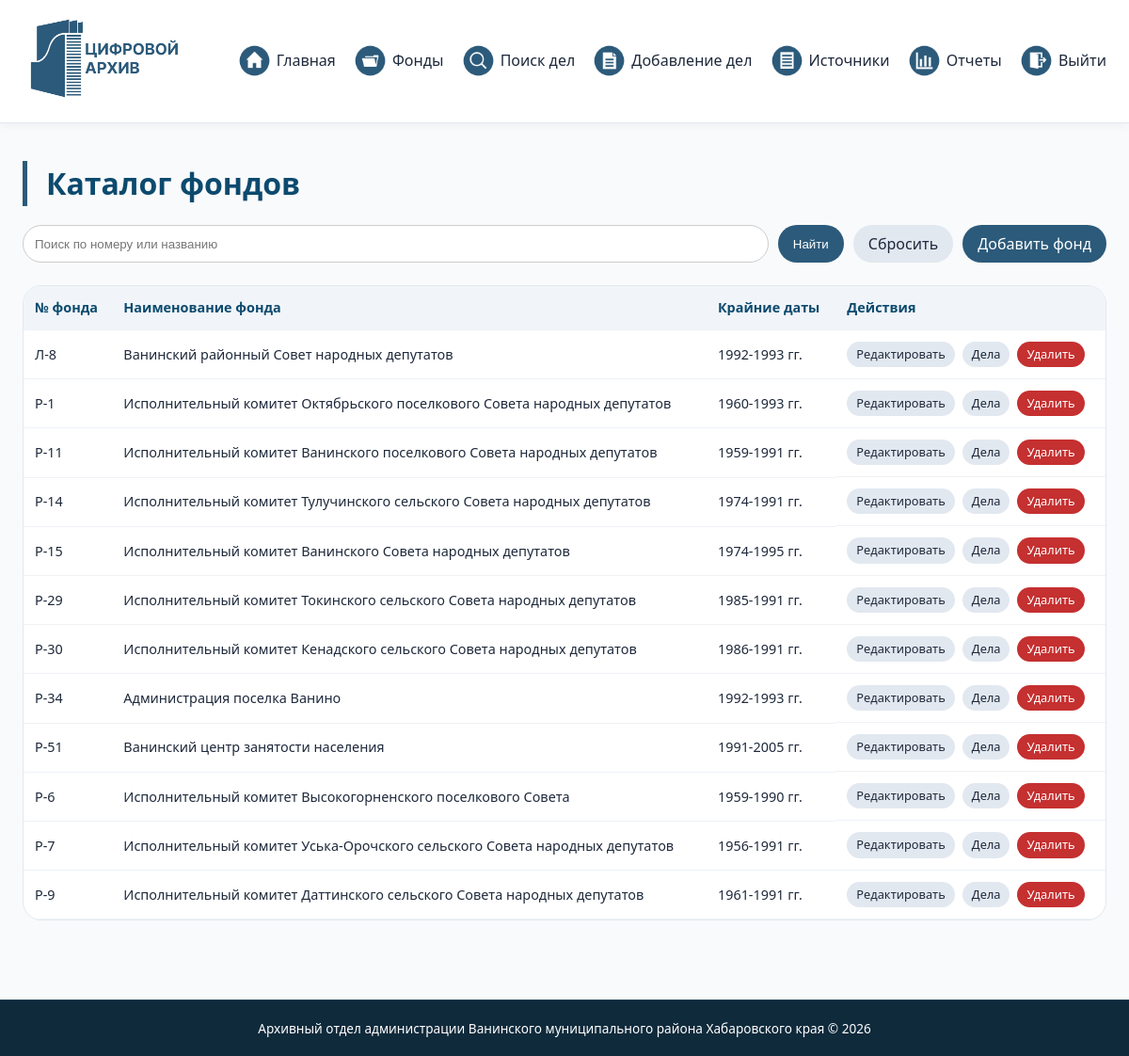
Screenshot of /funds.php (signed in) with the database file from the repository.
### tables this page shows
CREATE TABLE `funds` (
  `id` int(11) NOT NULL,
  `fund_number` varchar(20) NOT NULL,
  `fund_name` varchar(255) NOT NULL,
  `extreme_dates` varchar(50) DEFAULT NULL
);

### funds.php (the view, shortened to what this page needs)
<?php
require_once 'header.php';
$search = $_GET['search'] ?? '';
if ($search) {
    $stmt = $pdo->prepare("SELECT * FROM funds WHERE fund_number LIKE ? OR fund_name LIKE ? ORDER BY fund_number");
    $stmt->execute(["%$search%", "%$search%"]);
} else {
    $stmt = $pdo->query("SELECT * FROM funds ORDER BY fund_number");
}
$funds = $stmt->fetchAll();
?>
<h1>Каталог фондов</h1>
<div class="search-bar">
    <form method="get" style="display: flex; gap: 10px; width: 100%;">
        <input type="text" name="search" placeholder="Поиск по номеру или названию" value="<?= htmlspecialchars($search) ?>">
        <button type="submit" class="btn-primary">Найти</button>
        <a href="funds.php" class="btn-secondary">Сбросить</a>
        <a href="add_fund.php" class="btn-primary" style="margin-left: auto;">Добавить фонд</a>
    </form>
</div>
<div class="table-wrapper">
    <table class="data-table">
        <thead>
            <tr><th>№ фонда</th><th>Наименование фонда</th><th>Крайние даты</th><th>Действия</th></tr>
        </thead>
        <tbody>
            <?php foreach ($funds as $fund): ?>
            <tr>
                <td><?= htmlspecialchars($fund['fund_number']) ?></td>
                <td><?= htmlspecialchars($fund['fund_name']) ?></td>
                <td><?= htmlspecialchars($fund['extreme_dates']) ?></td>
                <td class="action-buttons">
                    <a href="edit_fund.php?id=<?= $fund['id'] ?>" class="btn-secondary btn-sm">Редактировать</a>
                    <a href="search_results.php?fund_id=<?= $fund['id'] ?>" class="btn-secondary btn-sm">Дела</a>
                    <a href="delete_fund.php?id=<?= $fund['id'] ?>" class="btn-danger btn-sm" onclick="return confirm('Удалить фонд со всеми делами?')">Удалить</a>
                </td>
            </tr>
            <?php endforeach; ?>
        </tbody>
    </table>
</div>
<?php require_once 'footer.php'; ?>

### header.php (shortened to what this page needs)
<!DOCTYPE html>
<html lang="ru">
<head>
    <link rel="stylesheet" href="style.css">
</head>
<body>
<header class="site-header">
    <div class="container header-container">
        <div class="logo-area">
            <img src="logo.png" alt="Логотип архивного отдела" class="logo-img">
        </div>
        <nav class="main-nav">
            <ul class="nav-menu">
                <li><a href="index.php"><img src="Group 1.png" alt="иконка" class="nav-icon"> Главная</a></li>
                <li><a href="funds.php"><img src="Group 2.png" alt="иконка" class="nav-icon"> Фонды</a></li>
                <li><a href="search.php"><img src="Group 3.png" alt="иконка" class="nav-icon"> Поиск дел</a></li>
                <li><a href="add_case.php"><img src="Group 4.png" alt="иконка" class="nav-icon"> Добавление дел</a></li>
                <li><a href="sources.php"><img src="Group 5.png" alt="иконка" class="nav-icon"> Источники</a></li>
                <li><a href="reports.php"><img src="Group 6.png" alt="иконка" class="nav-icon"> Отчеты</a></li>
                <li><a href="logout.php"><img src="Group 7.png" alt="иконка" class="nav-icon"> Выйти</a></li>
            </ul>
        </nav>
    </div>
</header>
<main class="site-main">
    <div class="container">

### footer.php
</div>
</main>
<footer class="site-footer">
    <div class="container footer-content">
        <p>Архивный отдел администрации Ванинского муниципального района Хабаровского края © 2026</p>
    </div>
</footer>
</body>
</html>

### style.css (style rules this page uses)
* { margin: 0; padding: 0; box-sizing: border-box; }
body { font-family: 'Segoe UI', Roboto, 'Helvetica Neue', sans-serif; background-color: #f9fafb; color: #1e293b; line-height: 1.5; display: flex; flex-direction: column; min-height: 100vh; }
.container { max-width: 1280px; margin: 0 auto; padding: 0 24px; }
.site-header { background: white; box-shadow: 0 2px 10px rgba(0, 0, 0, 0.05); position: sticky; top: 0; z-index: 100; border-bottom: 1px solid #e2e8f0; }
.header-container { display: flex; align-items: center; justify-content: space-between; flex-wrap: wrap; gap: 20px; padding-top: 12px; padding-bottom: 12px; }
.logo-img { height: 100px; width: auto; border-radius: 8px; padding: 4px; }
.nav-icon { width: 35px; height: 35px; border-radius: 5px; }
.main-nav ul { display: flex; gap: 1.2rem; list-style: none; flex-wrap: wrap; }
.main-nav a { display: inline-flex; align-items: center; gap: 6px; text-decoration: none; font-weight: 500; color: #1e293b; padding: 8px 0; border-bottom: 2px solid transparent; transition: 0.2s; }
.site-main { flex: 1; padding: 40px 0 60px; }
h1 { font-size: 2rem; margin-bottom: 1rem; color: #0c4a6e; border-left: 5px solid #2c5a7a; padding-left: 20px; }
.table-wrapper { overflow-x: auto; margin: 1.5rem 0; border-radius: 20px; border: 1px solid #e2e8f0; background: white; }
.data-table { width: 100%; border-collapse: collapse; font-size: 0.9rem; }
.data-table th, .data-table td { padding: 12px 12px; text-align: left; border-bottom: 1px solid #eef2f6; }
.data-table th { background-color: #f1f5f9; font-weight: 600; color: #0c4a6e; }
.btn-primary, .btn-secondary, .btn-danger { padding: 8px 16px; border: none; border-radius: 40px; cursor: pointer; font-weight: 500; transition: 0.2s; text-decoration: none; display: inline-block; }
.btn-primary { background: #2c5a7a; color: white; }
.btn-secondary { background: #e2e8f0; color: #1e293b; }
.btn-danger { background: #c53030; color: white; }
.btn-sm { padding: 4px 10px; font-size: 0.8rem; }
.action-buttons { display: flex; gap: 8px; flex-wrap: wrap; }
.search-bar { display: flex; gap: 10px; margin: 20px 0; flex-wrap: wrap; align-items: center; }
.search-bar input { flex: 2; padding: 8px 12px; border-radius: 40px; border: 1px solid #ccc; min-width: 200px; }
.site-footer { background: #0f2a3b; color: #ffffff; padding: 1.2rem 0; text-align: center; font-size: 0.85rem; border-top: 1px solid #1f3e54; margin-top: auto; }
.footer-content p { margin: 0; }

### rows the page displays
funds: fund_number "Л-8", fund_name "Ванинский районный Совет народных депутатов", extreme_dates "1992-1993 гг."
funds: fund_number "Р-1", fund_name "Исполнительный комитет Октябрьского поселкового Совета народных депутатов", extreme_dates "1960-1993 гг."
funds: fund_number "Р-11", fund_name "Исполнительный комитет Ванинского поселкового Совета народных депутатов", extreme_dates "1959-1991 гг."
funds: fund_number "Р-14", fund_name "Исполнительный комитет Тулучинского сельского Совета народных депутатов", extreme_dates "1974-1991 гг."
funds: fund_number "Р-15", fund_name "Исполнительный комитет Ванинского Совета народных депутатов", extreme_dates "1974-1995 гг."
funds: fund_number "Р-29", fund_name "Исполнительный комитет Токинского сельского Совета народных депутатов", extreme_dates "1985-1991 гг."
funds: fund_number "Р-30", fund_name "Исполнительный комитет Кенадского сельского Совета народных депутатов", extreme_dates "1986-1991 гг."
funds: fund_number "Р-34", fund_name "Администрация поселка Ванино", extreme_dates "1992-1993 гг."
funds: fund_number "Р-51", fund_name "Ванинский центр занятости населения", extreme_dates "1991-2005 гг."
funds: fund_number "Р-6", fund_name "Исполнительный комитет Высокогорненского поселкового Совета", extreme_dates "1959-1990 гг."
funds: fund_number "Р-7", fund_name "Исполнительный комитет Уська-Орочского сельского Совета народных депутатов", extreme_dates "1956-1991 гг."
funds: fund_number "Р-9", fund_name "Исполнительный комитет Даттинского сельского Совета народных депутатов", extreme_dates "1961-1991 гг."
